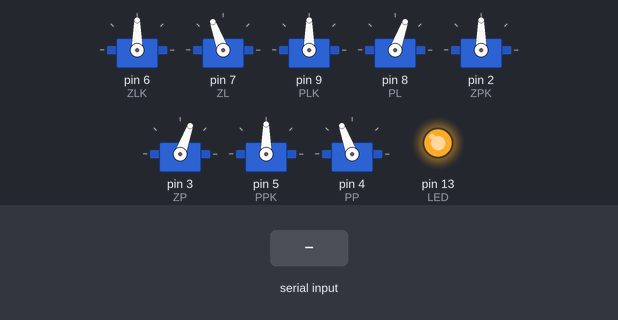
Simulated run of this sketch. Board: Arduino Nano, built with avr-gcc and run on an emulated ATmega328P. On the bench: 8 × servo, output pins drawn as LEDs (lit = HIGH). Inputs (shaded band) come from the test bench. What the sketch prints to the serial monitor is not drawn.

Above: at 3.2 s.
3.3 s: "s" received over Serial
At 5.4 s:
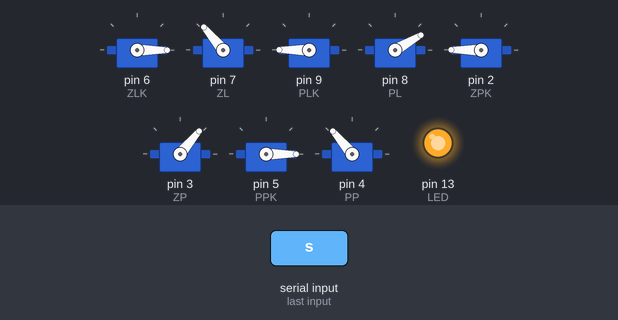
6.3 s: "s" received over the second serial link
At 6.45 s:
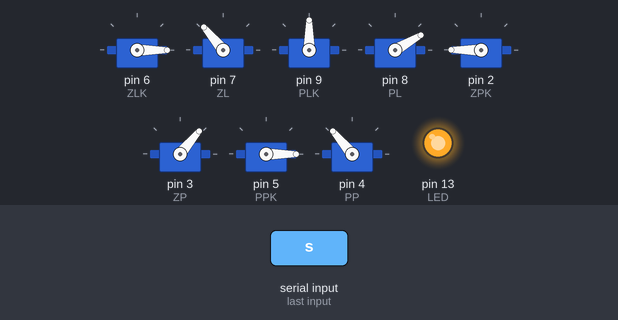
9.3 s: "w" received over Serial
At 11.1 s:
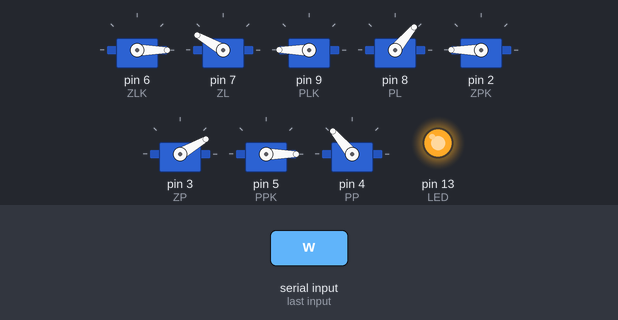
Timing chart, 0 to 22.3 s (numbered marks = the images above; inputs shaded):
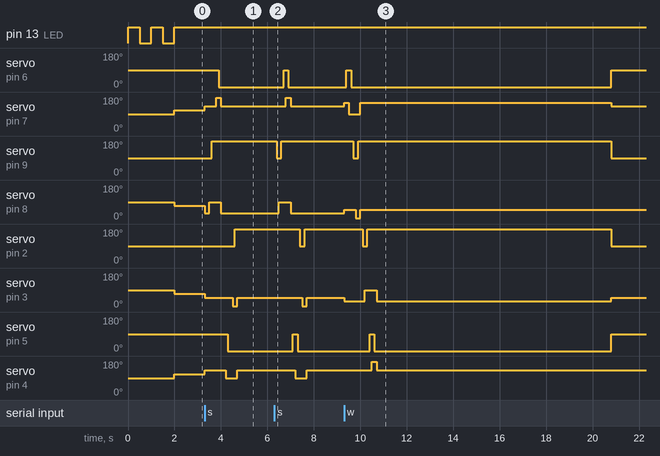

The sketch:

robot.ino
```cpp
/*
 * SOFTWARE FOR ROBOT CONTROL
 * v4.1
 *
 * Marko Tomcik
 * 13th July 2019
 *
 * Author of the way of movement: Lukáš Johny Jonathan Jacko
 */


// include
#include <Servo.h>
#include <SoftwareSerial.h>


// define
#define MAX_VOLTAGE 8.4
#define MIN_VOLTAGE 6

#define LED 13

#define BATTERY 1
#define USB 0

// variables declaration
SoftwareSerial Bluetooth(10, 11);

Servo ZLK, ZL, PLK, PL;
Servo ZPK, ZP, PPK, PP;

int latency = 100;
float batteryLevel, batteryVoltage;
int source;
unsigned long lastTime = 0;

// finding out source - usb/battery
float findOutSource() {
  analogReference(INTERNAL);
  float volt = analogRead(A7);
  analogReference(DEFAULT);
  return volt * 0.006129032;  // volt * 1.1 * 57 / 10 / 1023
}

void basicPosition() {
  ZL.write(110);
  PL.write(70);
  ZP.write(70);
  PP.write(110);
  ZLK.write(90);
  PLK.write(90);
  ZPK.write(90);
  PPK.write(90);
}

void sleep() {
  ZL.write(130);
  PL.write(50);
  ZP.write(50);
  PP.write(130);
  ZLK.write(90);
  PLK.write(90);
  ZPK.write(90);
  PPK.write(90);
}

void standBy() {
  ZL.write(150);
  PL.write(30);
  ZP.write(30);
  PP.write(150);
  ZLK.write(135);
  PLK.write(45);
  ZPK.write(45);
  PPK.write(135);

  Serial.println("STAND BY! PRESS 's'!");

  while (true) {
    digitalWrite(LED, HIGH);
    delay(750);
    digitalWrite(LED, LOW);
    delay(750);

    if (Serial.available()) {
      char c = Serial.read();
      if (c == 's') {
        break;
      }
    }
    else if (Bluetooth.available()) {
      char c = Bluetooth.read();
      if (c == 's') {
        break;
      }
    }
  }

  digitalWrite(LED, HIGH);
  delay(300);
  digitalWrite(LED, LOW);
  delay(300);
  digitalWrite(LED, HIGH);
  delay(300);
  digitalWrite(LED, LOW);
  delay(300);
  digitalWrite(LED, HIGH);
  delay(300);
  digitalWrite(LED, LOW);
  delay(300);

  Serial.println("Wait please...");

  setup();
}

void setup() {
  Serial.begin(9600);
  Bluetooth.begin(9600);
  pinMode(LED, OUTPUT);

  ZLK.attach(6);
  ZL.attach(7);
  PLK.attach(9);
  PL.attach(8);
  ZPK.attach(2);
  ZP.attach(3);
  PPK.attach(5);
  PP.attach(4);

  if(findOutSource() > 5) {
    source = BATTERY;
    Serial.println("Source: Battery");
    digitalWrite(LED, HIGH);
    delay(200);
    digitalWrite(LED, LOW);
    delay(200);
    digitalWrite(LED, HIGH);
    delay(200);
    digitalWrite(LED, LOW);
    delay(200);
    digitalWrite(LED, HIGH);
    delay(200);
    digitalWrite(LED, LOW);
    delay(200);
    digitalWrite(LED, HIGH);
    delay(200);
    digitalWrite(LED, LOW);
    delay(200);
  }
  else {
    Serial.println("Source: USB");
    digitalWrite(LED, HIGH);
    delay(500);
    digitalWrite(LED, LOW);
    delay(500);
    digitalWrite(LED, HIGH);
    delay(500);
    digitalWrite(LED, LOW);
    delay(500);
    digitalWrite(LED, HIGH);
  }
  basicPosition();
}

void moveFL() {
  ZLK.write(90);
  delay(latency);
  ZL.write(90);
  delay(latency);
  ZLK.write(0);
  delay(latency);

  PLK.write(90);
  delay(latency);
  PL.write(5);
  delay(latency);
  PLK.write(180);
  delay(latency);
  kalibrationF();
}

void moveFR() {
  ZPK.write(90);
  delay(latency);
  ZP.write(90);
  delay(latency);
  ZPK.write(180);
  delay(latency);

  PPK.write(90);
  delay(latency);
  PP.write(175);
  delay(latency);
  PPK.write(0);
  delay(latency);
  kalibrationF();
}

void moveBL() {
  PLK.write(90);
  delay(latency);
  PL.write(90);
  delay(latency);
  PLK.write(180);
  delay(latency);

  ZLK.write(90);
  delay(latency);
  ZL.write(175);
  delay(latency);
  ZLK.write(0);
  delay(latency);
  kalibrationB();
}

void moveBR() {
  PPK.write(90);
  delay(latency);
  PP.write(90);
  delay(latency);
  PPK.write(0);
  delay(latency);

  ZPK.write(90);
  delay(latency);
  ZP.write(5);
  delay(latency);
  ZPK.write(180);
  delay(latency);
  kalibrationB();
}

void forward() {
  kalibrationF();
  delay(latency);
  moveFL();
  delay(latency);
  moveFR();
  delay(latency);
}

void backward() {
  kalibrationB();
  delay(latency);
  moveBL();
  delay(latency);
  moveBR();
  delay(latency);
}

void left() {
  kalibrationB();
  delay(latency);
  moveBL();
  kalibrationF();
  delay(latency);
  moveFR();
}

void right() {
  kalibrationB();
  delay(latency);
  moveBR();
  kalibrationF();
  delay(latency);
  moveFL();
}

void kalibration() {
  ZLK.write(5);
  ZL.write(135);
  PLK.write(175);
  PL.write(45);
  ZPK.write(175);
  ZP.write(45);
  PPK.write(5);
  PP.write(135);
}

void kalibrationF() {
  ZL.write(150);
  PL.write(50);
  ZP.write(30);
  PP.write(130);
}

void kalibrationB() {
  ZL.write(130);
  PL.write(30);
  ZP.write(50);
  PP.write(130);
}

float measureBatteryVoltage() {
  analogReference(INTERNAL);
  float volt = analogRead(A2);
  analogReference(DEFAULT);
  return volt * 0.01181640625;  // volt * 1.1 * 242 / 22 / 1023  (22 KOhm out of 220+22=242 KOhm)
}

void lowBattery() {
  Serial.println("LOW BATTERY! PLEASE CHARGE!");
  digitalWrite(LED, HIGH);
  delay(500);
  digitalWrite(LED, LOW);
  delay(500);
  measureBatteryLevel();
}

void measureBatteryLevel() {
  static unsigned long lastMeasuring = 0;
  unsigned long tm = millis();

  if(tm - lastMeasuring > 500) {
    lastMeasuring = tm;
    batteryVoltage = measureBatteryVoltage();
    batteryLevel = (MAX_VOLTAGE - batteryVoltage) * 100 / (MAX_VOLTAGE - MIN_VOLTAGE);
    Serial.print("Battery level: ");
    Serial.print(batteryLevel);
    Serial.print(" (");
    Serial.print(batteryVoltage);
    Serial.println("V)");
    if (batteryVoltage < MIN_VOLTAGE) {
      lowBattery();
    }
  }
}

void antiSpam() {
  int noAvailableToRead = Serial.available() - 1;
  for (int i = 0; i < noAvailableToRead; i++) {
    Serial.read();
  }
}

void loop() {
  unsigned long tm = millis();
  if(source) {
    measureBatteryLevel();
  }
  if (Serial.available()) {
    antiSpam();
    char c = Serial.read();
    switch (c) {
      case 'w':
        forward();
        break;
      case 'a':
        left();
        break;
      case 's':
        backward();
        break;
      case 'd':
        right();
        break;
      default:
        break;
    }
    lastTime = millis();
  }
  else if (Bluetooth.available()) {
    antiSpam();
    char c = Bluetooth.read();
    switch (c) {
      case 'w':
        forward();
        break;
      case 'a':
        left();
        break;
      case 's':
        backward();
        break;
      case 'd':
        right();
        break;
      default:
        break;
    }
    lastTime = millis();
  }
  else if (tm - lastTime > 300000) {
    standBy();
    lastTime = tm;
  }
  else if (tm - lastTime > 10000) {
    sleep();
    Serial.print("Sleeping time: ");
    Serial.println(tm - lastTime);
  }
}
```

Measured:
- after the input at 3.3 s, servo on pin 6 (ZLK): 90° → 0° after 0.60 s; servo on pin 7 (ZL): 110° → 130° at once, → 175° 0.50 s later, → 130° 0.20 s later; servo on pin 9 (PLK): 90° → 180° after 0.30 s; servo on pin 8 (PL): 70° → 30° at once, → 90° 0.20 s later, → 30° 0.50 s later; servo on pin 2 (ZPK): 90° → 180° after 1.3 s
- after the input at 6.3 s, servo on pin 6 (ZLK): 0° → 90° after 0.40 s, → 0° 0.20 s later; servo on pin 7 (ZL): 130° → 175° after 0.50 s, → 130° 0.20 s later
- after the input at 9.3 s, servo on pin 6 (ZLK): 0° → 90° after 0.10 s instead of 8.5 s; servo on pin 7 (ZL): 130° → 150° at once, → 90° 0.20 s later, → 150° 0.50 s later, → 130° 10.8 s later
